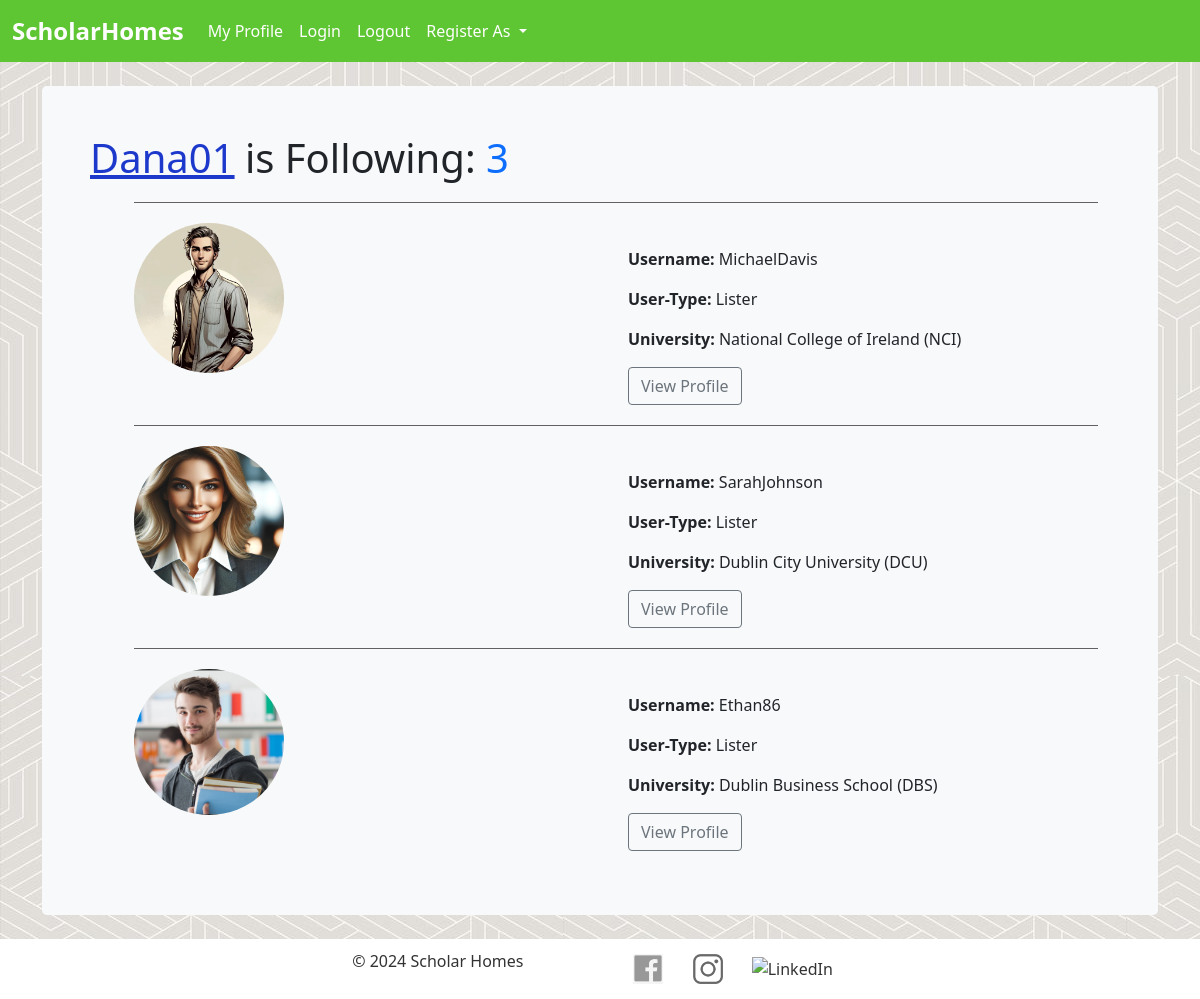
Screenshot of /following/29/ with the database file from the repository.
### AuthExample/models.py (models this page shows, shortened)
class User(AbstractUser):
    id = models.AutoField(primary_key=True)  # Unique ID for each user
    is_student = models.BooleanField(default=False)  # Flag to determine if the user is a student
    gender = models.CharField(max_length=20, choices=genders, default="Male")  # User's gender
    def following_count(self):
        return self.following.count()  # Return the number of following users

class Follow(models.Model):
    follower = models.ForeignKey(User, related_name='following', on_delete=models.CASCADE)
    followed_user = models.ForeignKey(User, related_name='followers', on_delete=models.CASCADE)
    created_at = models.DateTimeField(auto_now_add=True)
    class Meta:
        unique_together = ('follower', 'followed_user') # Each follow relationship is unique

class Student_profile(models.Model):
    id = models.AutoField(primary_key=True)
    user = models.OneToOneField(User, on_delete=models.CASCADE)  # Link to a User instance
    email = models.EmailField(max_length=255, null=True)
    phone_number = models.CharField(max_length=10, null=True, validators=[RegexValidator(r'^\d{1,10}$')])
    first_name = models.CharField(max_length=20)
    last_name = models.CharField(max_length=20)
    birth_date = models.DateField(default=date(2000, 1, 1))  # Birth date with a default value
    degree = models.ForeignKey(Degrees, on_delete=models.CASCADE)  # Foreign key to Degrees model
    university = models.ForeignKey(Universities, on_delete=models.CASCADE, null=True)  # Optional link to Universities
    profile_image = models.ImageField(upload_to='media/', null=True, blank=True)
    facebook_link = models.CharField(max_length=32, null=True, blank=True)
    instagram_link = models.CharField(max_length=32, null=True, blank=True)
    linkedin_link = models.CharField(max_length=32, null=True, blank=True)
    personal_page_link = models.CharField(max_length=32, null=True, blank=True)
    bio = models.TextField(blank=True, null=True)

class Universities(models.Model):
    id = models.AutoField(primary_key=True)
    name = models.CharField(max_length=45)  # Name of the university
    def __str__(self):
        return self.name

### AuthExample/views.py (the view)
# urls.py: path('following/<int:user_id>/', views.following_view, name='following'),
def following_view(request, user_id):
    user = User.objects.get(pk=user_id)
    following = user.following.all()
    properties = Property.objects.filter(user=user)
    return render(request, 'following.html', {'user': user, 'following': following, 'properties':properties})

### AuthExample/templates/following.html (shortened to what this page needs)
{% extends 'base.html' %}
{% block content %}
    <div class="container">
        <br>
            <div class="p-5 mb-4 bg-light rounded-3">
                <h1><a href="/view_profile/{{ user.id }}" class="blue-text">{{ user.username }}</a> is  Following: <span class="text-primary font-italic me-1">{{ user.following_count }}</span></h1>
                <ul>
                    {% for follower in following %}
                    <div class="container">
                        <div class="divider"></div>
                        <div class="row align-items-md-stretch">
                            <div class="col-md-6">
                                {% if follower.followed_user.student_profile.profile_image %}
                                    <img src="{{follower.followed_user.student_profile.profile_image.url}}" alt="profile image"
                                    class="rounded-circle img-fluid" style="width: 150px;">
                                {% else %}
                                    <img src="https://mdbcdn.b-cdn.net/img/Photos/new-templates/bootstrap-chat/ava3.webp" alt="avatar"
                                    class="rounded-circle img-fluid" style="width: 150px;">
                                {% endif %}
                            </div>
                            <div class="col-md-6">
                                <br>
                                <p><span class="bold">Username:</span> {{ follower.followed_user.username }}</p>
                                <p><span class="bold">User-Type:</span> {%if follower.followed_user.is_student == True %}Seeker{%else%}Lister{%endif%}</p>
                                <p><span class="bold">University:</span> {{ follower.followed_user.student_profile.university }}</p>
                                <a href="/view_profile/{{ follower.followed_user.id }}"><button class="btn btn-outline-secondary" type="button">View Profile</button></a>
                            </div>
                        </div>
                    </div>
                    {% endfor %}
                </ul>
            </div>
    </div>
{% endblock %}

### AuthExample/templates/base.html (style rules this page uses)
a { color: rgb(254, 254, 254) !important; }
a.blue-text { color: hwb(230 11% 20%) !important; }
.bold { font-weight: bold; }
body { background-image: url('../../media/site-images/background-3.jpg'); background-repeat: repeat !important; margin: 0 !important; padding: 0 !important; min-height: 100vh !important; display: flex !important; flex-direction: column !important; }
.divider { width: 100%; height: 1px; background-color: #626060; margin: 20px 0; }

### rows the page displays
User: username "Dana01", following_count "3"
Follow: followed_user.student_profile.profile_image (picture), followed_user.username "MichaelDavis", shows "Lister", followed_user.student_profile.university "National College of Ireland (NCI)"
Follow: followed_user.student_profile.profile_image (picture), followed_user.username "SarahJohnson", shows "Lister", followed_user.student_profile.university "Dublin City University (DCU)"
Follow: followed_user.student_profile.profile_image (picture), followed_user.username "Ethan86", shows "Lister", followed_user.student_profile.university "Dublin Business School (DBS)"
